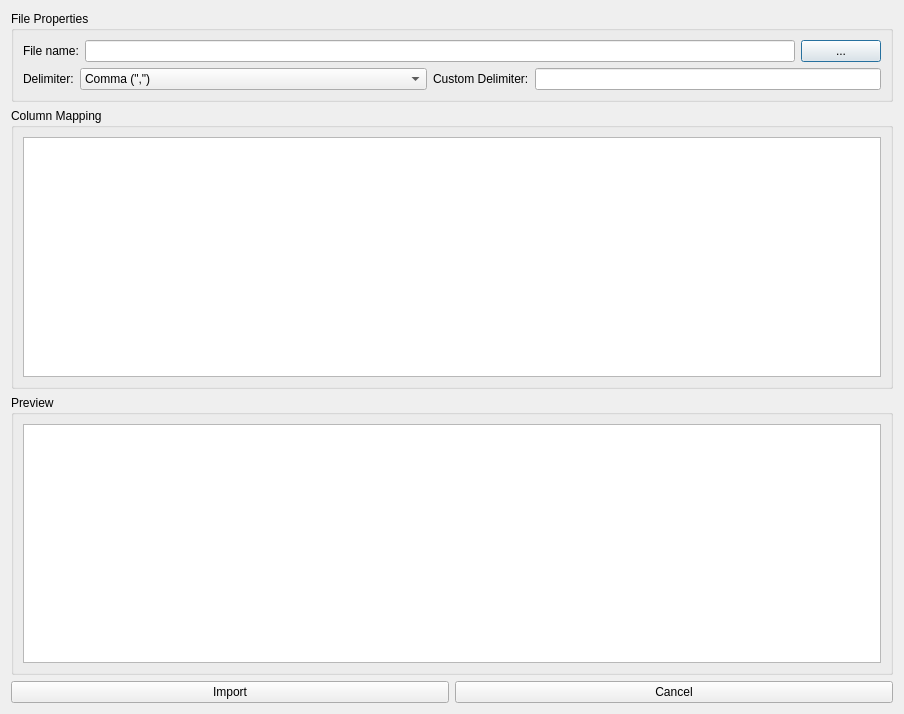
<?xml version="1.0" encoding="UTF-8"?>
<ui version="4.0">
 <class>ImportCsvFileDialog</class>
 <widget class="QDialog" name="ImportCsvFileDialog">
  <property name="geometry">
   <rect>
    <x>0</x>
    <y>0</y>
    <width>904</width>
    <height>714</height>
   </rect>
  </property>
  <property name="windowTitle">
   <string>Import CSV File</string>
  </property>
  <layout class="QVBoxLayout" name="verticalLayout_2">
   <item>
    <widget class="QGroupBox" name="groupBox">
     <property name="title">
      <string>File Properties</string>
     </property>
     <layout class="QVBoxLayout" name="verticalLayout_3">
      <item>
       <layout class="QHBoxLayout" name="horizontalLayout">
        <item>
         <widget class="QLabel" name="fileNameLabel">
          <property name="text">
           <string>File name:</string>
          </property>
         </widget>
        </item>
        <item>
         <widget class="QLineEdit" name="fileNameLineEdit"/>
        </item>
        <item>
         <widget class="QPushButton" name="fileNameButton">
          <property name="text">
           <string>...</string>
          </property>
         </widget>
        </item>
       </layout>
      </item>
      <item>
       <layout class="QHBoxLayout" name="horizontalLayout_3">
        <item>
         <widget class="QLabel" name="delimiterLabel">
          <property name="text">
           <string>Delimiter:</string>
          </property>
         </widget>
        </item>
        <item>
         <widget class="QComboBox" name="delimiterComboBox">
          <property name="sizePolicy">
           <sizepolicy hsizetype="Expanding" vsizetype="Fixed">
            <horstretch>0</horstretch>
            <verstretch>0</verstretch>
           </sizepolicy>
          </property>
          <item>
           <property name="text">
            <string>Comma (&quot;,&quot;)</string>
           </property>
          </item>
          <item>
           <property name="text">
            <string>Colon (&quot;:&quot;)</string>
           </property>
          </item>
          <item>
           <property name="text">
            <string>Bar (&quot;|&quot;)</string>
           </property>
          </item>
          <item>
           <property name="text">
            <string>Tab (&quot;    &quot;)</string>
           </property>
          </item>
          <item>
           <property name="text">
            <string>Space (&quot; &quot;)</string>
           </property>
          </item>
          <item>
           <property name="text">
            <string>Other</string>
           </property>
          </item>
         </widget>
        </item>
        <item>
         <widget class="QLabel" name="label">
          <property name="text">
           <string>Custom Delimiter:</string>
          </property>
         </widget>
        </item>
        <item>
         <widget class="QLineEdit" name="customDelimiterLineEdit">
          <property name="maxLength">
           <number>1</number>
          </property>
         </widget>
        </item>
       </layout>
      </item>
     </layout>
    </widget>
   </item>
   <item>
    <widget class="QGroupBox" name="groupBox_3">
     <property name="title">
      <string>Column Mapping</string>
     </property>
     <layout class="QVBoxLayout" name="verticalLayout">
      <item>
       <widget class="QTableWidget" name="mappingTableWidget"/>
      </item>
     </layout>
    </widget>
   </item>
   <item>
    <widget class="QGroupBox" name="groupBox_2">
     <property name="title">
      <string>Preview</string>
     </property>
     <layout class="QVBoxLayout" name="verticalLayout_4">
      <item>
       <widget class="QTableWidget" name="tableWidget">
        <property name="editTriggers">
         <set>QAbstractItemView::NoEditTriggers</set>
        </property>
       </widget>
      </item>
     </layout>
    </widget>
   </item>
   <item>
    <layout class="QHBoxLayout" name="horizontalLayout_2">
     <item>
      <widget class="QPushButton" name="importButton">
       <property name="text">
        <string>Import</string>
       </property>
      </widget>
     </item>
     <item>
      <widget class="QPushButton" name="cancelButton">
       <property name="text">
        <string>Cancel</string>
       </property>
      </widget>
     </item>
    </layout>
   </item>
  </layout>
 </widget>
 <resources/>
 <connections/>
</ui>
